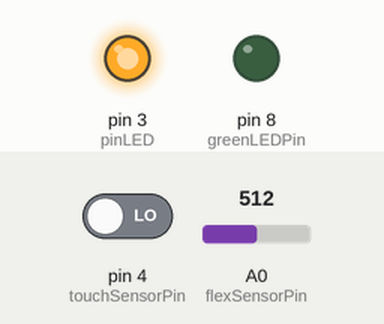
Simulated run of this sketch. Board: Arduino Uno, built with avr-gcc and run on an emulated ATmega328P. Parts: output pins drawn as LEDs (lit = HIGH). The test bench sets the inputs (shaded band); at power-on: A0 (flexSensorPin) = 512, pin 4 (touchSensorPin) LOW. WiFi joins after 1.5 s; servers stay silent unless stated; uploads are accepted with an empty reply; what the sketch prints to the serial monitor is not drawn.

Above: at 4.1 s.
4.2 s: A0 (flexSensorPin) set to 290
At 6.9 s:
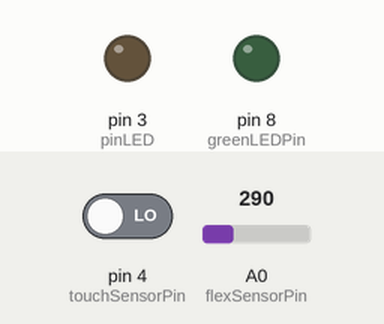
8.4 s: A0 (flexSensorPin) set to 317
At 9.5 s:
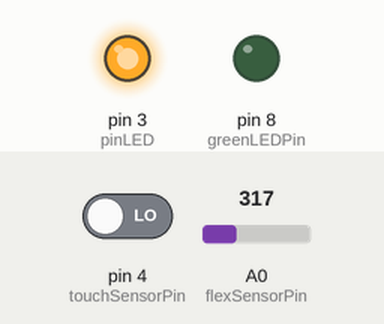
23.1 s: A0 (flexSensorPin) set to 122
At 26.3 s:
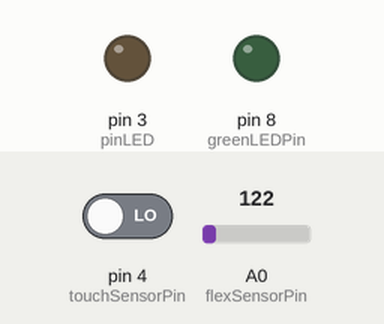
Timing chart, 0 to 27.8 s (numbered marks = the images above; inputs shaded):
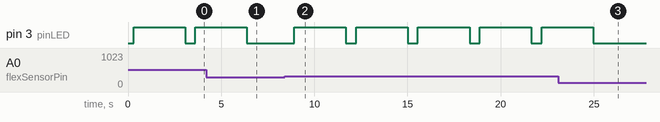

Measured:
- the behaviour switches between 299 and 300 on A0 (flexSensorPin) (found by bisection; images 1 and 2)
- after the input at 4.2 s, pin 3 (pinLED): goes on until 6.4 s, then stays LOW
- after the input at 8.4 s, pin 3 (pinLED): alternates HIGH for 2.8 s and LOW for 0.55 s, starting after 0.53 s
- after the input at 23.1 s, pin 3 (pinLED): goes on until 25.0 s, then stays LOW

The sketch:

edisoncode.ino
```cpp
/*
 * This code was implemented by Daniel Zhang (dzhang54), Dylan Huang (dphuang2) and Harsh Modhera (hmodhe2).
 * It was created/worked on the following days: Feb 19-21, 2016. It was for Hack Illinois 2016.
 * The purpose of this code is to read how much the flex sensor (and if the touch sensor was activated)
 * changes in order to determine if someone has entered a room or left the room.
 * The data is then pushed to a website server which anyone can view online from their web browser
 * or mobile phone.
 */


#include <Ethernet.h>
#include <SPI.h>


// Enter a MAC address for your controller below.
// Newer Ethernet shields have a MAC address printed on a sticker on the shield.

byte mac[] = { 0x90, 0xb6, 0x86, 0x05, 0xc5, 0xdb };

// If you don't want to use DNS (and reduce your sketch size),
// use the numeric IP instead of the name for the server:

char server[] = "resumepipe.web.engr.illinois.edu";    // name address for our project website (using DNS).

// Set the static IP address to use if the DHCP fails to assign.

IPAddress ip(130,126,112,114);

// Set all pin variables.

int touchSensorPin = 4;
int flexSensorPin = A0;
int greenLEDPin = 8;
const int pinLED = 3;
String location = "ECEB";
String data;
int isTouchPressed = 0;

// Initialize the Ethernet client library
// with the IP address and port of the server
// that you want to connect to (port 80 is default for HTTP):

EthernetClient client;

void setup()
{
      pinMode(touchSensorPin, INPUT);
      pinMode(pinLED, OUTPUT);
      pinMode(greenLEDPin, OUTPUT);
}

void loop()
{
      data = ""; // Initialize a blank string.
      isTouchPressed = 0; // Reset the touch sensor.
      int flexSensorReading = analogRead(flexSensorPin);

      /*
        Use this to debug touch sensor.
        If this is uncommented, decrement will not work.

        while(digitalRead(touchSensorPin)) {
            digitalWrite(greenLEDPin, HIGH);
        }
      */

      // POST Request activate if flex sensor reading is greather than 500.
//      Serial.println(flexSensorReading);
      if(flexSensorReading >= 300) {

            // If touch sensor pin is active and flex sensor reading is above 500, decrement or increment accordingly.

            if(digitalRead(touchSensorPin)) {
                isTouchPressed--;
                Serial.println("isTouchPressed decremented");
                delay(300);
            } else {
                isTouchPressed++;
                delay(300);
            }

            // Turns on the LED when sending POST Request.

            digitalWrite(pinLED, HIGH);

            // Open serial communications and wait for port to open.

            Serial.begin(9600);

            // Start the Ethernet connection.

            if (Ethernet.begin(mac) == 0) {
                Serial.println("Failed to configure Ethernet using DHCP");
                // Try to configure using IP address instead of DHCP.
                Ethernet.begin(mac, ip);
            }

            // Give the Ethernet shield a second to initialize.

            delay(1000);
            Serial.println("connecting...");

            // Sending data for the POST request to be read and updated onto server/website.

            data = "location=" + location + "&count=" + isTouchPressed;

            // If you get a connection, report back via serial.

            if (client.connect(server, 80)) {
                  Serial.println("connected");

                  // Make a HTTP request.

                  client.println("POST /assets/php/update.php HTTP/1.1");
                  client.println("Host: resumepipe.web.engr.illinois.edu"); //Website that the POST is being sent
                  client.println("Content-Type: application/x-www-form-urlencoded"); //Required line of code when sending data through POST requests
                  client.println("Connection: close"); //Below are all required when sending data with post request
                  client.print("Content-Length: ");
                  client.println(data.length());
                  client.println();
                  client.println(data);
            } else {
                  // If you didn't get a connection to the server...
                  Serial.println("connection failed");
            }

            // If there are incoming bytes available
            // from the server, read them and print them.

            if (client.available()) {
                char c = client.read();
                Serial.print(c);
            }

            client.stop();
      }

      // Turning off the pinLED.

      digitalWrite(greenLEDPin, LOW);
      digitalWrite(pinLED, LOW);
      delay(250);
}
```
